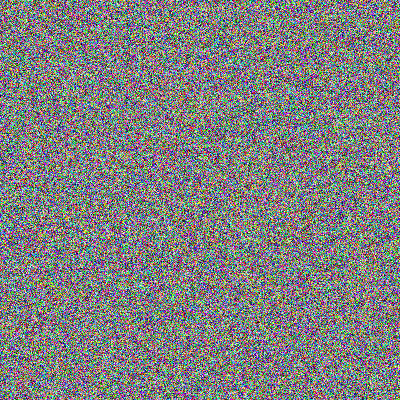
Frame 1 (no input)
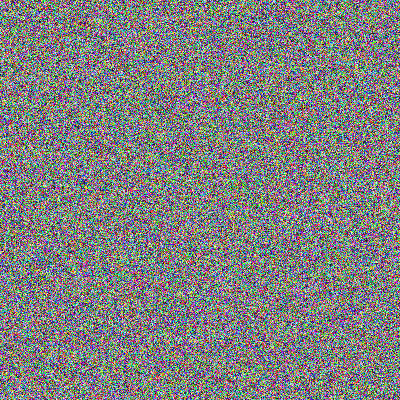
Frame 60 (no input)
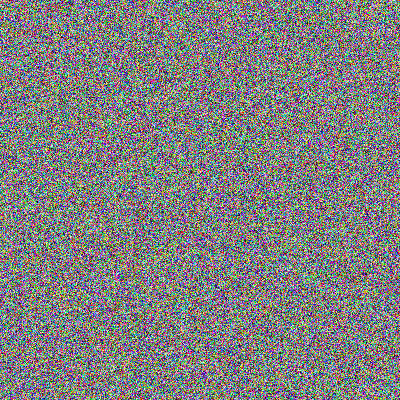
Frame 120 (the mouse pressed at the canvas centre since frame 60)

The p5.js sketch that drew these frames (run headless with seeded random() and noise() and a simulated clock; from frame 60 on, the mouse is pressed at the canvas centre):

// p5.js sketch
// ── sketch.js
//https://www.karlsims.com/rd.html


function setup() {
  createCanvas(400, 400);
  pixelDensity(1)
}

function draw() {
  background(0)
  loadPixels();

  for(var x=0;x<width;x++){
    for(var y=0;y<height;y++){
      var pix = (x+y*width)*4
      pixels[pix+0]=random(255)
      pixels[pix+1]=random(255)
      pixels[pix+2]=random(255)
      pixels[pix+3]=255
    }
  }

  updatePixels(); 
}
